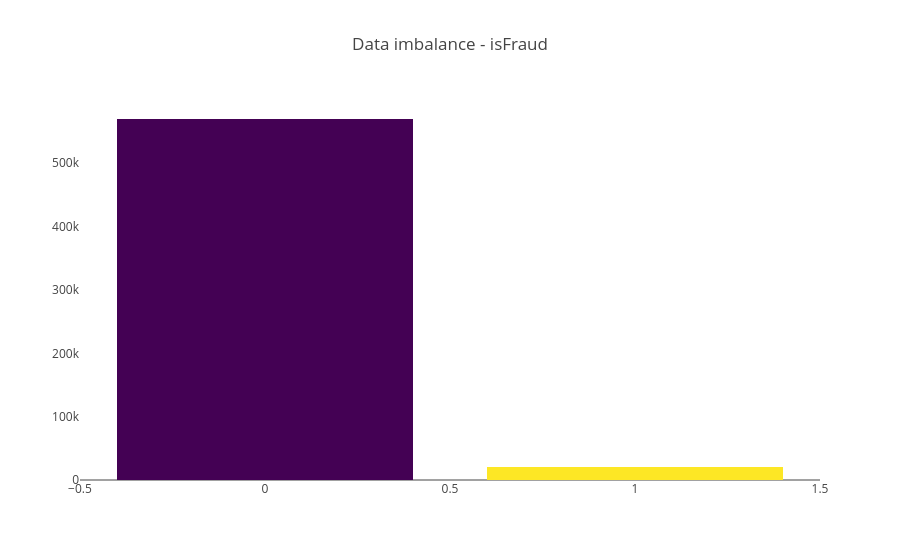

The notebook cell saved with this chart:
### Markdown cell above
### 2nd Problem ...

Notice how **imbalanced** is our original dataset! Most of the transactions are non-fraud. If we use this dataframe as the base for our predictive models and analysis we might get a lot of errors and our algorithms will probably overfit since it will "assume" that most transactions are not fraud. But we don't want our model to assume, we want our model to detect patterns that give signs of fraud!

**Imbalance** means that the number of data points available for different the classes is different

<img src='https://www.datascience.com/hs-fs/hubfs/imbdata.png?t=1542328336307&width=487&name=imbdata.png'>

### Code cell
x = train_transaction['isFraud'].value_counts().index
y = train_transaction['isFraud'].value_counts().values

trace2 = go.Bar(
     x=x ,
     y=y,
     marker=dict(
         color=y,
         colorscale = 'Viridis',
         reversescale = True
     ),
     name="Imbalance",    
 )
layout = dict(
     title="Data imbalance - isFraud",
     #width = 900, height = 500,
     xaxis=go.layout.XAxis(
     automargin=True),
     yaxis=dict(
         showgrid=False,
         showline=False,
         showticklabels=True,
 #         domain=[0, 0.85],
     ), 
)
fig1 = go.Figure(data=[trace2], layout=layout)
iplot(fig1)

### Figure 1 — Plotly figure (JSON) as saved in the notebook; plotly's stock layout.template omitted (floating-point values rounded to 4 significant figures)
{"data": [{"marker": {"color": [569877, 20663], "colorscale": "Viridis", "reversescale": true}, "name": "Imbalance", "type": "bar", "uid": "291af8e8-1483-4d31-b960-4ab497d242a7", "x": [0, 1], "y": [569877, 20663]}], "layout": {"title": {"text": "Data imbalance - isFraud"}, "xaxis": {"automargin": true}, "yaxis": {"showgrid": false, "showline": false, "showticklabels": true}}}
